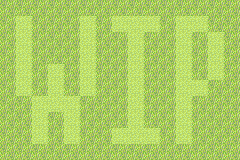

Rendered tile map (Tiled .tmx) drawn with the repository's tilesets; below, a short description and the full map source, tile grids included:
An orthogonal 15x10 tile map with 16x16 px tiles, 1 tile layer (Tile Layer 1).

<map version="1.8" tiledversion="1.8.0" orientation="orthogonal" renderorder="right-down" width="15" height="10" tilewidth="16" tileheight="16" infinite="0" nextlayerid="2" nextobjectid="1">
 <tileset firstgid="1" name="0E000F10" tilewidth="16" tileheight="16" tilecount="1024" columns="32">
  <image source="Tilesets/fields.png" trans="ffffff" width="512" height="512" />
 </tileset>
 <layer id="1" name="Tile Layer 1" width="15" height="10">
  <properties>
   <property name="Anims1" value="plVillageAnim" />
   <property name="Anims2" value="0x0" />
   <property name="ChapterID" value="0x38" />
   <property name="Main" value="" />
   <property name="MapID" value="plActChangeMap" />
   <property name="ObjectType1" value="plVillageGfx" />
   <property name="PaletteID" value="plVillagePal" />
   <property name="TileConfig" value="plVillageConf" />
  </properties>
  <data>
   <tile gid="99" />
   <tile gid="99" />
   <tile gid="99" />
   <tile gid="99" />
   <tile gid="99" />
   <tile gid="99" />
   <tile gid="99" />
   <tile gid="99" />
   <tile gid="99" />
   <tile gid="99" />
   <tile gid="99" />
   <tile gid="99" />
   <tile gid="99" />
   <tile gid="99" />
   <tile gid="99" />
   <tile gid="99" />
   <tile gid="7" />
   <tile gid="99" />
   <tile gid="99" />
   <tile gid="99" />
   <tile gid="7" />
   <tile gid="99" />
   <tile gid="7" />
   <tile gid="7" />
   <tile gid="7" />
   <tile gid="99" />
   <tile gid="7" />
   <tile gid="7" />
   <tile gid="99" />
   <tile gid="99" />
   <tile gid="99" />
   <tile gid="7" />
   <tile gid="99" />
   <tile gid="99" />
   <tile gid="99" />
   <tile gid="7" />
   <tile gid="99" />
   <tile gid="99" />
   <tile gid="7" />
   <tile gid="99" />
   <tile gid="99" />
   <tile gid="7" />
   <tile gid="99" />
   <tile gid="7" />
   <tile gid="99" />
   <tile gid="99" />
   <tile gid="7" />
   <tile gid="99" />
   <tile gid="99" />
   <tile gid="99" />
   <tile gid="7" />
   <tile gid="99" />
   <tile gid="99" />
   <tile gid="7" />
   <tile gid="99" />
   <tile gid="99" />
   <tile gid="7" />
   <tile gid="99" />
   <tile gid="7" />
   <tile gid="99" />
   <tile gid="99" />
   <tile gid="7" />
   <tile gid="99" />
   <tile gid="7" />
   <tile gid="99" />
   <tile gid="7" />
   <tile gid="99" />
   <tile gid="99" />
   <tile gid="7" />
   <tile gid="99" />
   <tile gid="99" />
   <tile gid="7" />
   <tile gid="99" />
   <tile gid="7" />
   <tile gid="99" />
   <tile gid="99" />
   <tile gid="7" />
   <tile gid="99" />
   <tile gid="7" />
   <tile gid="99" />
   <tile gid="7" />
   <tile gid="99" />
   <tile gid="99" />
   <tile gid="7" />
   <tile gid="99" />
   <tile gid="99" />
   <tile gid="7" />
   <tile gid="7" />
   <tile gid="99" />
   <tile gid="99" />
   <tile gid="99" />
   <tile gid="99" />
   <tile gid="7" />
   <tile gid="7" />
   <tile gid="7" />
   <tile gid="99" />
   <tile gid="99" />
   <tile gid="99" />
   <tile gid="7" />
   <tile gid="99" />
   <tile gid="99" />
   <tile gid="7" />
   <tile gid="99" />
   <tile gid="99" />
   <tile gid="99" />
   <tile gid="99" />
   <tile gid="99" />
   <tile gid="7" />
   <tile gid="99" />
   <tile gid="7" />
   <tile gid="99" />
   <tile gid="99" />
   <tile gid="99" />
   <tile gid="7" />
   <tile gid="99" />
   <tile gid="99" />
   <tile gid="7" />
   <tile gid="99" />
   <tile gid="99" />
   <tile gid="99" />
   <tile gid="99" />
   <tile gid="99" />
   <tile gid="7" />
   <tile gid="99" />
   <tile gid="7" />
   <tile gid="99" />
   <tile gid="99" />
   <tile gid="7" />
   <tile gid="7" />
   <tile gid="7" />
   <tile gid="99" />
   <tile gid="7" />
   <tile gid="99" />
   <tile gid="99" />
   <tile gid="99" />
   <tile gid="99" />
   <tile gid="99" />
   <tile gid="99" />
   <tile gid="99" />
   <tile gid="99" />
   <tile gid="99" />
   <tile gid="99" />
   <tile gid="99" />
   <tile gid="99" />
   <tile gid="99" />
   <tile gid="99" />
   <tile gid="99" />
   <tile gid="99" />
   <tile gid="99" />
   <tile gid="99" />
  </data>
 </layer>
</map>
